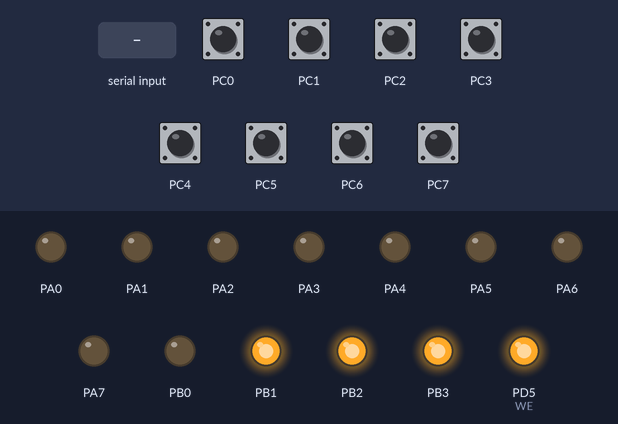
The program below on a simulated ATmega8535, built with avr-gcc and emulated at 8 MHz. On the bench: output pins drawn as LEDs (lit = HIGH). The test bench sets the inputs (shaded band); at power-on: PC0–7 HIGH. Pins used as bus, display or sensor lines are not drawn; what the program prints to the serial monitor is not drawn.

Above: at 1.2 s.
Timing chart, 0 to 1.3 s (numbered marks = the images above; inputs shaded):
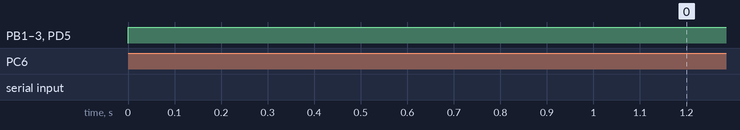

The program:

main.c
```c
/*
Memory programmer using AVR atmega8535
Author: adameq
 */


#include <avr/io.h>
#include "stdlib.h"
#define F_CPU 8000000UL
#include <util/delay.h>
#include "utils.h"
#define BAUD 9600//38400
#define MYUBRR F_CPU/16/BAUD-1

#define 	sbi(port, bit)   (port) |= (1 << (bit))
#define 	cbi(port, bit)   (port) &= ~(1 << (bit))

#define		ADDRL		PORTA
#define		ADDRH		PORTB
#define		DATAIN		PINC
#define 	DATAOUT		PORTC
#define		DATADIR		DDRC
#define		IN			0x00
#define		OUT			0xFF
#define		CNTRL		PORTD

#define		RX			PD0
#define		TX			PD1
#define		LED			PD2
#define		CS_ROM		PD3//EEPROM,FLASH, etc.
#define 	OE			PD4
#define		WE			PD5
#define		CS_RAM		PD6//RAM
#define		na2			PD7


/*
	PORTA = addr high

	PORTB:
		PB0 = DIR_DATA
		PB1 = ALE
		PB2 = OE_DATA
		PB3 = OE_ADDR

	PORTC = data & addr low

	PORTD:
		PD4 = OE
		PD5 = WE
		PD6 = CS_RAMAM
*/


void Init(void);
void WriteByte(uint8_t data, uint16_t address, uint8_t nCS);
uint8_t ReadByte(uint16_t address, uint8_t nCS);
void PreInit(void);
void PostInit(void);
void pause(uint8_t *msg);
void test(void);

void RAM_WriteBuffer(uint8_t *buffer, uint16_t startAddress, uint16_t size);
void RAM_ReadBuffer(uint8_t *buffer, uint16_t startAddress, uint16_t size);

void ROM_MassErase(void);
void ROM_WriteByte(uint8_t data, uint16_t address);
void ROM_WritePageBuffer(uint8_t *buffer, uint16_t startAddress, uint8_t size);


int main(void)
{
	uint8_t inp, addrl, addrh;
	uint8_t cmd;
	uint16_t i;

	Init();
	UsartInit(MYUBRR);


	println((uint8_t *) "ATM8535 BUS INTERFACE");

	while(1)
	{
		cmd = Rx();

		switch (cmd)
		{

		case 'w'://write byte
			//TxString((uint8_t *) "enter data byte: ");
			inp = Rx();
			NewLine();

			//TxString((uint8_t *) "enter ADDR low byte: ");
			addrl = Rx();
			NewLine();

			//TxString((uint8_t *) "enter ADDR high byte: ");
			addrh = Rx();
			NewLine();

			WriteByte(inp, (uint16_t) (((uint16_t)addrh << 8) | addrl), CS_RAM);
			break;
		case 'r'://read byte
			//TxString((uint8_t *) "enter ADDR low byte: ");
			addrl = Rx();
			NewLine();

			//TxString((uint8_t *) "enter ADDR high byte: ");
			addrh = Rx();
			NewLine();

			inp = ReadByte((uint16_t) (((uint16_t)addrh << 8) | addrl), CS_RAM);
			Tx(inp);
			break;
		case 'x':
			println((uint8_t *) "test R/W access");
			WriteByte('U', 0x00FA, CS_RAM);
			_delay_us(200);
			inp = ReadByte(0x00FA, CS_RAM);
			TxString((uint8_t *) "result: ");
			Tx(inp);
			NewLine();
			break;

		case 'q':
			test();
			break;
		case 'a':
			for(i = 0; i < 1024; i++) {
				Tx(ReadByte(i, CS_ROM));
				if((i%512 == 0) && (i != 0)) {
					pause((uint8_t *) "dalsi");
				}
			}

			//i = strlen("fg");
			break;
		case 'z':
			WriteByte(0xAA, 0x5555, CS_ROM);
			WriteByte(0x55, 0x2AAA, CS_ROM);
			WriteByte(0xA0, 0x5555, CS_ROM);

			for(i = 0; i < 40; i++)
			{
				WriteByte(0x30+i, i, CS_ROM);
			}
			_delay_us(330);
			break;
		case 'l':
			for(i = 0; i < 64; i++)
			{
				inp = ReadByte((uint16_t) i, CS_RAM);
				//TxString((uint8_t *) "result: ");
				Tx(inp);
				//Tx(' ');
			}

			NewLine();
			break;
		case 'L':
			for(i = 0x2000; i < 0x2000 + 64; i++)
			{
				inp = ReadByte((uint16_t) i, CS_RAM);
				//TxString((uint8_t *) "result: ");
				Tx(inp);
				//Tx(' ');
			}

			NewLine();
			break;

		default:
			println((uint8_t *) "Unknown command!");
			break;
		}

	}

    return 0;
}

void ROM_WritePageBuffer(uint8_t *buffer, uint16_t startAddress, uint8_t size)
{//page size is 128B, this function allows to write max 128B large buffer
	uint8_t i;

	if(((uint32_t) (startAddress + size) > 0xFFFF) || (size <= 128)) {
		println((uint8_t *) "ERROR: size too big!");
		return;
	}

	WriteByte(0xAA, 0x5555, CS_ROM);
	WriteByte(0x55, 0x2AAA, CS_ROM);
	WriteByte(0xA0, 0x5555, CS_ROM);

	for(i = 0; i < size; i++)
	{
		WriteByte(i, startAddress + i, CS_ROM);
	}

	_delay_us(330);
}

void ROM_WriteByte(uint8_t data, uint16_t address)
{
	WriteByte(0xAA, 0x5555, CS_ROM);
	WriteByte(0x55, 0x2AAA, CS_ROM);
	WriteByte(0xA0, 0x5555, CS_ROM);

	WriteByte(data, address, CS_ROM);

	_delay_us(330);
}

void ROM_MassErase(void)
{
	TxString((uint8_t *) "erasing... ");

	WriteByte(0xAA, 0x5555, CS_ROM);
	WriteByte(0x55, 0x2AAA, CS_ROM);
	WriteByte(0x80, 0x5555, CS_ROM);

	WriteByte(0xAA, 0x5555, CS_ROM);
	WriteByte(0x55, 0x2AAA, CS_ROM);
	WriteByte(0x10, 0x5555, CS_ROM);

	_delay_ms(22);

	println((uint8_t *) "DONE");
}

void test(void)
{
	uint16_t i;
	uint8_t data, err = 0;

	TxString((uint8_t *) "testing ");

	for(i = 0; i < 0x7FFF; i++) {
		WriteByte(i & 0xFF, i, CS_RAM);
	}

	for(i = 0; i < 0x7FFF; i++) {
		data = ReadByte(i, CS_RAM);

		if(data != (i & 0xFF)) {
			Tx('e');
			err++;
		}

		if(i%1024 == 0) {
			Tx('.');
		}
	}

	for(i = 0; i < 0x7FFF; i++) {
		WriteByte(0x00, i, CS_RAM);
	}

	if(err == 0) {
		println((uint8_t *) " PASSED");
	} else {
		println((uint8_t *) " FAILED");
	}
}

void RAM_ReadBuffer(uint8_t *buffer, uint16_t startAddress, uint16_t size)
{
	uint16_t i;

	if((uint32_t) (startAddress + size) > 0xFFFF) {
		println((uint8_t *) "ERROR: size too big!");
		return;
	}

	for(i = 0; i < size; i++)
	{
		buffer[i] = ReadByte(startAddress + i, CS_RAM);
	}
}

void RAM_WriteBuffer(uint8_t *buffer, uint16_t startAddress, uint16_t size)
{
	uint16_t i;

	if((uint32_t) (startAddress + size) > 0xFFFF) {
		println((uint8_t *) "ERROR: size too big!");
		return;
	}

	for(i = 0; i < size; i++)
	{
		WriteByte(buffer[i], startAddress + i, CS_RAM);
	}
}

void WriteByte(uint8_t data, uint16_t address, uint8_t nCS)
{
	PreInit();

	PORTA = (address/256);

	/* bus control block */
	sbi(PORTD, PD4);//OE
	cbi(PORTD, nCS);//CS_RAMxM

	/* output address to the AD[0..7] bus */
	sbi(PORTB, PB0);//DIR_DATA = H
	DDRC = 0xFF;
	PORTC = address%256;
	cbi(PORTB, PB2);//nOE_DATA = 0

	/*latch address */
	sbi(PORTB, PB1);//ALE = 1
	_delay_us(2);
	cbi(PORTB, PB1);//ALE = 0
	_delay_us(2);

	/* output address to the A[0..15] bus*/
	cbi(PORTB, PB3);//nOE_ADDR = 0

	/* output data to the AD[0..7] = D[0.77] bus */
	PORTC = data;

	/* write delay */
	_delay_us(2);
	cbi(PORTD, PD5);//WE

	_delay_us(2);
	sbi(PORTD, PD5);//WE
	_delay_us(2);
	sbi(PORTD, nCS);//CS_RAMxM

	sbi(PORTD, nCS);//CS_RAMxM
	sbi(PORTB, PB2);//nOE_DATA = H
	sbi(PORTB, PB3);//nOE_ADDR = H

	/* re-Init pins */
	PostInit();
}

uint8_t ReadByte(uint16_t address, uint8_t nCS)
{
	uint8_t input = 0x55;

	PreInit();

	PORTA = (address/256);

	/* bus control block */
	sbi(PORTD, PD4);//OE
	sbi(PORTD, PD5);//WE
	cbi(PORTD, nCS);//CS_RAMxM


	/* output address to the AD[0..7] bus */
	sbi(PORTB, PB0);//DIR_DATA = H
	DDRC = 0xFF;
	PORTC = address%256;
	cbi(PORTB, PB2);//nOE_DATA = 0

	/*latch address */
	sbi(PORTB, PB1);//ALE = 1
	_delay_us(2);
	cbi(PORTB, PB1);//ALE = 0
	_delay_us(2);

	/* output address to the A[0..15] bus*/
	cbi(PORTB, PB3);//nOE_ADDR = 0


	/* read data from the AD[0..7] = D[0.77] bus */
	DDRC = 0x00;
	PORTC = 0xFF; //enable pull-ups
	cbi(PORTB, PB0);//DIR_DATA = L
	cbi(PORTB, PB2);//nOE_DATA = L
	cbi(PORTD, PD4);//OE

	_delay_us(2);
	input = PINC;

	/*zbytecnost*/
	sbi(PORTD, nCS);//CS_RAMxM
	sbi(PORTD, PD4);//OE
	sbi(PORTB, PB2);//nOE_DATA = H
	sbi(PORTB, PB3);//nOE_ADDR = H

	/* re-Init pins */
	PostInit();

	return input;
}

void Init(void)
{
	// output control
	PORTB = 0x0F;
	DDRB = 0x0F;
	PORTB = 0x0E;

	// bus control
	PORTD = 0x78;
	DDRD = 0x78;
	PORTD = 0x78;

	// data & lower address
	PORTC = 0xFF;
	DDRC = 0x00;

	// higher address
	PORTA = 0x00;
	DDRA = 0xFF;
	PORTA = 0x00;
}

void PreInit(void)
{
	Init();
}

void PostInit(void)
{
	Init();
}

void pause(uint8_t *msg)
{
	uint8_t inp;

	// print user message
	//println(msg);
	TxString(msg);
	TxString((uint8_t *) ": ");

	// wait for user input
	TxString((uint8_t *) "press any key when ready ... ");
	inp = Rx();
	println((uint8_t *) "DONE");
}
```

utils.h
```c
#ifndef __UTILS_H
#define __UTILS_H

#ifdef __cplusplus
	extern "C" {
#endif

void UsartInit(uint16_t brr);
void Tx(uint8_t ch);
uint8_t Rx(void);
void NewLine(void);
void TxString(uint8_t *string);
void println(uint8_t *string2);

#ifdef __cplusplus
}
#endif
#endif // __UTILS_H
```

utils.c
```c
#include <avr/io.h>

void UsartInit(uint16_t ubrr)
{
    /* Set baud rate */
    UBRRH = (uint8_t)(ubrr>>8);
    UBRRL = (uint8_t)ubrr;
    /* Set frame format: 8data, 1stop bit */
    UCSRC = (1<<URSEL)|(1<<UCSZ0)|(1<<UCSZ1);
    //URSEL decides where to write the values (either to UBRRH or to UCSRC), see datasheet
    /* Enable receiver and transmitter */
    UCSRB = (1<<RXEN)|(1<<TXEN);
}

void Tx(uint8_t data)
{
    /* Wait for empty transmit buffer */
    while ( !( UCSRA & (1<<UDRE)) );
    /* Put data into buffer, sends the data */
    UDR = data;
}

unsigned char Rx(void)
{
    /* Wait for data to be received */
    while ( !(UCSRA & (1<<RXC)) );
    /* Get and return received data from buffer */
    return UDR;
}

void NewLine(void)
{
    Tx(0x0D); //CR
    Tx(0x0A); //LF
}

void TxString(uint8_t *string)
{
    while (*string)
    {
        loop_until_bit_is_set(UCSRA, UDRE);
        UDR = *string;
        string++;
    }
}

void println(uint8_t* string2)
{
    TxString(string2);
    NewLine();
}
```
